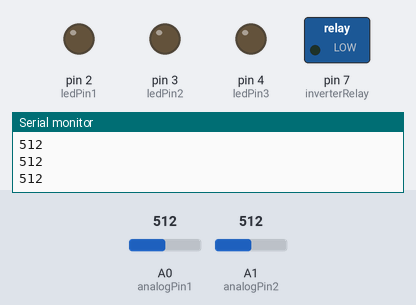
A sketch run on a simulated Arduino Uno, built with avr-gcc and run on an emulated ATmega328P. On the bench: switched loads named in the sketch (green lamp = pin HIGH), output pins drawn as LEDs (lit = HIGH), the last lines printed to the serial monitor. The inputs (shaded band) are chosen by the test bench; at power-on: A0 (analogPin1) = 512, A1 (analogPin2) = 512.

Above: at 1.2 s.
1.3 s: A0 (analogPin1) set to 873
2.8 s: A0 (analogPin1) set to 896
At 3.8 s:
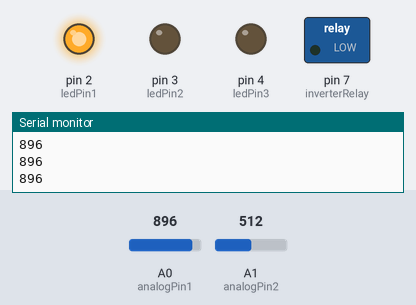
At 9.1 s:
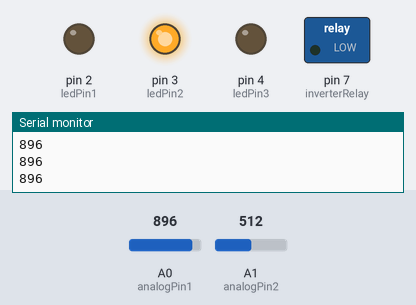
Timing chart, 0 to 19.3 s (numbered marks = the images above; inputs shaded):
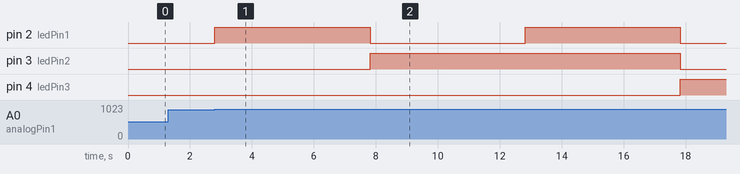

The sketch:

solarSimV5.1.ino
```cpp
const int analogPin1 = A0;
const int analogPin2 = A1;
const int ledPin1 = 2;
const int ledPin2 = 3;
const int ledPin3 = 4;
const int inverterRelay = 7;
const int threshold1 = 890;
const int threshold2 = 900;
const int highVoltageCheckTime = 5000;
const int voltageCheckTime = 200;
bool iterator = false;


//for commit purposes only.

void setup() {
  pinMode(analogPin1, INPUT);
  pinMode(analogPin2, INPUT);
  pinMode(ledPin1, OUTPUT);
  pinMode(ledPin2, OUTPUT);
  pinMode(ledPin3, OUTPUT);
  pinMode(inverterRelay, OUTPUT);
  Serial.begin(9600);
}

void loop() {

  int analogValue = 0;
  int analogPin = 0;
  int threshold = 0;
  if (iterator) {
    iterator = false;
    analogPin = analogPin2;
    analogValue = analogRead(analogPin);
    threshold = threshold2;
  }
  else {
    iterator = true;
    analogPin = analogPin1;
    analogValue = analogRead(analogPin);
    threshold = threshold1;
  }

  digitalWrite(inverterRelay, LOW);

  if (digitalRead(ledPin1) == 0 || digitalRead(ledPin2) == 0 || digitalRead(ledPin3) == 0) {
    if (analogValue >= threshold) {
      if (analogPin == analogPin1) {
        digitalWrite(inverterRelay, LOW);
      }
      else {
        digitalWrite(inverterRelay, HIGH);
      }
      digitalWrite(ledPin1, HIGH);
      delayTime(highVoltageCheckTime, analogPin);
      analogValue = analogRead(analogPin);
      if (analogValue >= threshold) {
        digitalWrite(ledPin2, HIGH);
        digitalWrite(ledPin1, LOW);
        delayTime(highVoltageCheckTime, analogPin);
        analogValue = analogRead(analogPin);
        if (analogValue >= threshold) {
          digitalWrite(ledPin1, HIGH);
          delayTime(highVoltageCheckTime, analogPin);
          analogValue = analogRead(analogPin);
          if (analogValue >= threshold) {
            digitalWrite(ledPin3, HIGH);
            digitalWrite(ledPin1, LOW);
            digitalWrite(ledPin2, LOW);
            delayTime(highVoltageCheckTime, analogPin);
            analogValue = analogRead(analogPin);
            if (analogValue >= threshold) {
              digitalWrite(ledPin3, HIGH);
              digitalWrite(ledPin1, HIGH);
              digitalWrite(ledPin2, LOW);
              delayTime(highVoltageCheckTime, analogPin);
              analogValue = analogRead(analogPin);
              if (analogValue >= threshold) {
                digitalWrite(ledPin3, HIGH);
                digitalWrite(ledPin1, LOW);
                digitalWrite(ledPin2, HIGH);
                delayTime(highVoltageCheckTime, analogPin);
                analogValue = analogRead(analogPin);
                if (analogValue >= threshold) {
                  digitalWrite(ledPin3, HIGH);
                  digitalWrite(ledPin1, HIGH);
                  digitalWrite(ledPin2, HIGH);
                  delayTime(highVoltageCheckTime, analogPin);
                  analogValue = analogRead(analogPin);
                }
              }
            }
          }
        }
      }
    }
  }

  if (analogValue < threshold) {
    digitalWrite(ledPin1, LOW);
    digitalWrite(ledPin2, LOW);
    digitalWrite(ledPin3, LOW);
  }

  Serial.println(analogValue);
  delay(voltageCheckTime);
}

void delayTime(int number_of_milliseconds, int analogPin) {
  int counter = 0;
  while (counter < (number_of_milliseconds / voltageCheckTime)) {
    int analogValue = analogRead(analogPin);
    Serial.println(analogValue);
    counter++;
    delay(voltageCheckTime);
  }
}
```

Measured:
- the behaviour switches between 889 and 890 on A0 (analogPin1) (found by bisection; images 0 and 1)
- after the input at 2.8 s, pin 2 (ledPin1): alternates HIGH for 5.0 s and LOW for 5.0 s, starting at once; pin 3 (ledPin2): LOW → HIGH after 5.0 s, → LOW 10.0 s later; pin 4 (ledPin3): LOW → HIGH after 15.0 s
